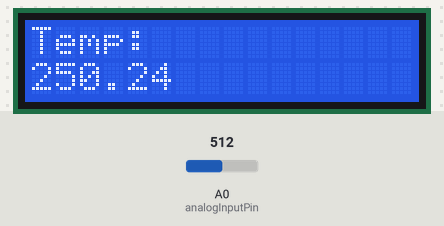
Bench run of a sketch on a simulated Arduino Uno, built with avr-gcc and run on an emulated ATmega328P. Parts: 16×2 character LCD. Inputs (shaded band) come from the test bench; at power-on: A0 (analogInputPin) = 512. What the sketch prints to the serial monitor is not drawn.

Above: at 1.2 s.
1.3 s: A0 (analogInputPin) set to 716
At 3.2 s:
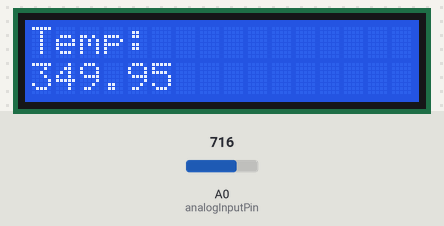
3.5 s: A0 (analogInputPin) set to 900
At 4.4 s:
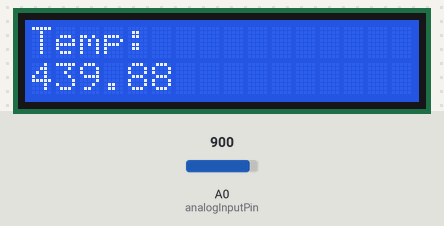
5.6 s: A0 (analogInputPin) set to 1023
At 6.4 s:
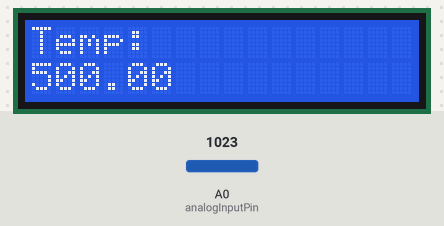
Timing chart, 0 to 8.6 s (numbered marks = the images above; inputs shaded):
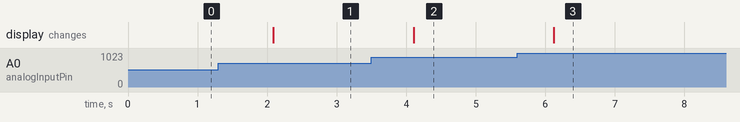

Measured:
- after the input at 1.3 s, the display: changes after 0.79 s (image 1)
- after the input at 3.5 s, the display: changes after 0.61 s (image 2)
- after the input at 5.6 s, the display: changes after 0.52 s (image 3)

The sketch:

TempLCD.ino
```cpp
#include <Wire.h>
#include <LiquidCrystal_I2C.h>

#include <LiquidCrystal.h>

LiquidCrystal_I2C lcd(0x27, 16, 2);

float sensorTemp = 0.0; // For storing raw data from LM-35
  float Temperature = 0.0; // For storing the converted temperature
  int analogInputPin = 0; // Data out of LM-35 is connected in Arduino's analog Pin A0

void setup()
{

  Serial.begin(9600);
  pinMode( analogInputPin,INPUT );
  lcd.begin();
  lcd.setCursor(0,0);
  lcd.print("Temp: ");
}

void loop()
{
  sensorTemp = analogRead(analogInputPin); // Reads sensor data from pin A0
  Temperature = sensorTemp * 0.48875855; //(+Vcc * 1000 / 1023) / 10
//float temp = (-1*((analogRead(pinTemp) * (5.0/1024))-0.5 )/0.01)+10;
  lcd.setCursor(0, 1);
  //lcd.print("        ");
  //lcd.setCursor(0,1);
  lcd.print( Temperature );
  Serial.println( Temperature );
  delay( 1000);

}
```
